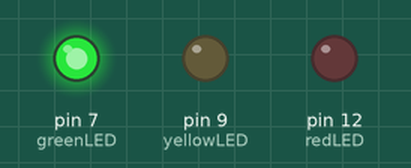
The sketch below on a simulated Arduino Uno, built with avr-gcc and run on an emulated ATmega328P. Parts: output pins drawn as LEDs (lit = HIGH).

Above: at 2.5 s.
At 6.0 s:
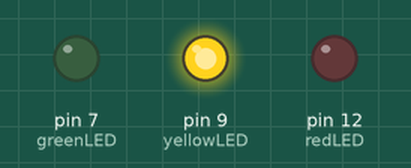
At 9.5 s:
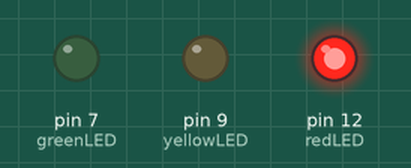
Timing chart, 0 to 15.6 s (numbered marks = the images above):
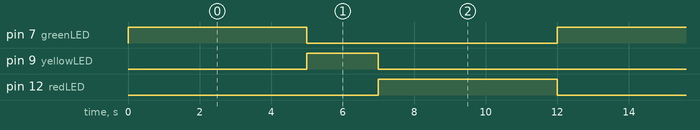

The sketch:

traffic_light.ino
```cpp
const int redLED = 12;
const int yellowLED = 9;
const int greenLED = 7;

void setup() {
  pinMode(redLED, OUTPUT);
  pinMode(yellowLED, OUTPUT);
  pinMode(greenLED, OUTPUT);
}

void loop() {
  // Green light
  digitalWrite(greenLED, HIGH);
  digitalWrite(yellowLED, LOW);
  digitalWrite(redLED, LOW);
  delay(5000);

  // Yellow light
  digitalWrite(greenLED, LOW);
  digitalWrite(yellowLED, HIGH);
  delay(2000);

  // Red light
  digitalWrite(yellowLED, LOW);
  digitalWrite(redLED, HIGH);
  delay(5000);


  // Back to Green
  digitalWrite(redLED, LOW);
  digitalWrite(yellowLED, LOW);
}
```

Measured:
- by itself, pin 7 (greenLED), pin 12 (redLED): alternates HIGH for 5.0 s and LOW for 7.0 s
- by itself, pin 9 (yellowLED): alternates HIGH for 2.0 s and LOW for 10.0 s
- by itself, everything shown: repeats every 12.0 s, in 4 steps
